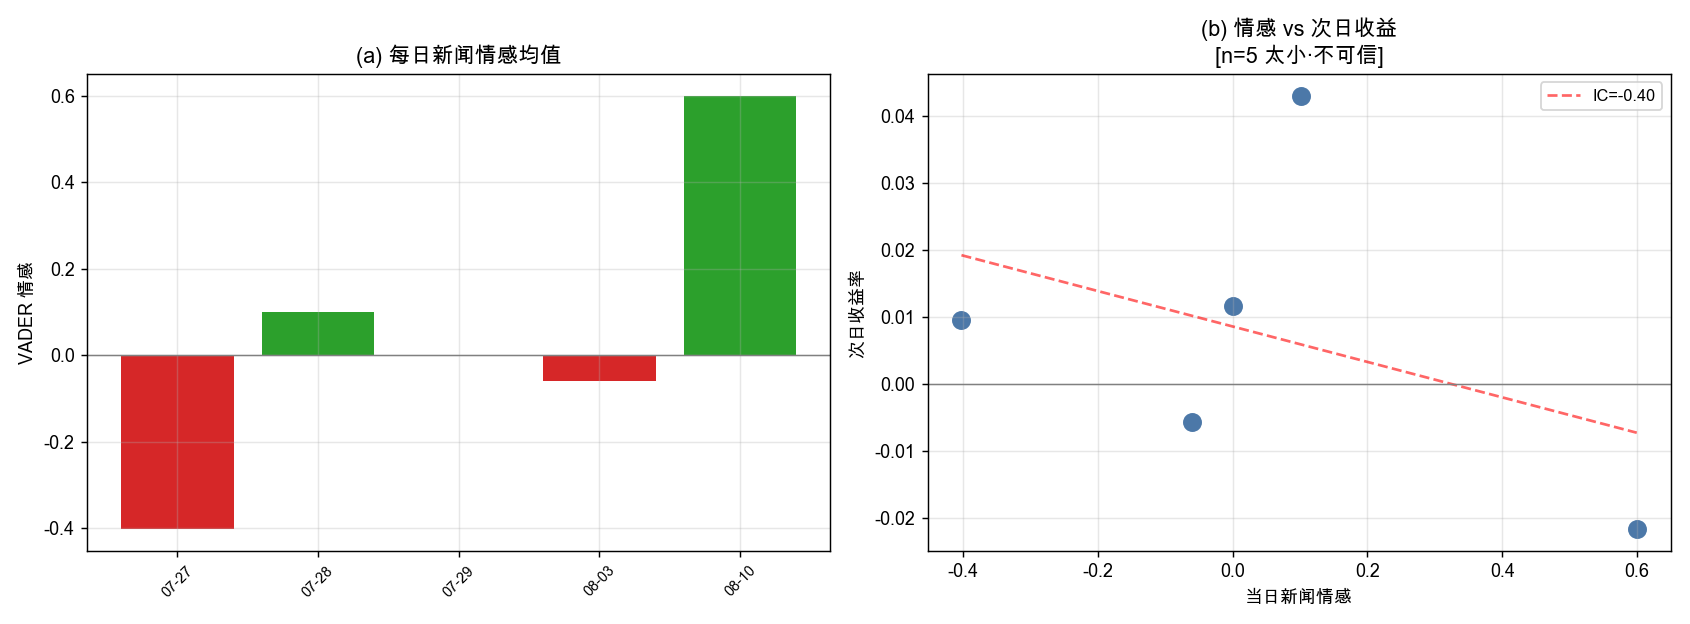

Recreate this plot in Python.
"""
项目5：金融新闻 → 情感信号 → 收益（P2 护城河：最小可用管线 v1）
=========================================================
这是"另类数据/NLP 量化"的核心骨架，4 步：
  1) 取文本  —— 腾讯(0700.HK)近期财经新闻标题（yfinance 免费tier，仅~10条）
  2) 抽情感  —— v1 用 VADER 词典法（轻量、免key）；真正该用 FinBERT/LLM
  3) 对齐    —— 把"某天的新闻情感"对齐到"次日的股票收益"
  4) 检验    —— 情感能否预测收益？（相关系数 / 信息系数 IC）

⚠️ 诚信声明：免费新闻只有~10条、覆盖2周，样本太小，结论无统计意义。
   本脚本演示【方法】，不是【证据】。真信号需要数千条新闻×数年。
运行：python3 05_news_sentiment_signal.py
"""
import yfinance as yf
import pandas as pd
import numpy as np
import matplotlib.pyplot as plt
from vaderSentiment.vaderSentiment import SentimentIntensityAnalyzer

plt.rcParams['font.sans-serif'] = ['Arial Unicode MS', 'Heiti TC', 'PingFang SC']
plt.rcParams['axes.unicode_minus'] = False

TICKER = "0700.HK"

# ============================================================
# 1) 取文本：新闻标题 + 日期
# ============================================================
news = yf.Ticker(TICKER).news
rows = []
for it in news:
    c = it.get("content", it)
    title = c.get("title", "")
    date = pd.to_datetime(c.get("pubDate")).date()      # 只取日期
    rows.append({"date": date, "title": title})
news_df = pd.DataFrame(rows).sort_values("date").reset_index(drop=True)
print(f"=== 抓到 {len(news_df)} 条新闻 ===")

# ============================================================
# 2) 抽情感：VADER compound (-1 最负, +1 最正)
#    词典法：按词查表加减分。快、免key，但不懂金融语境。
# ============================================================
analyzer = SentimentIntensityAnalyzer()
news_df["sentiment"] = news_df["title"].apply(lambda t: analyzer.polarity_scores(t)["compound"])
print("\n=== 每条标题 + VADER 情感 ===")
for _, r in news_df.iterrows():
    print(f"  {r['sentiment']:+.2f}  {r['date']}  {r['title'][:60]}")

# 按天聚合：同一天多条新闻取平均
daily = news_df.groupby("date")["sentiment"].mean().rename("sentiment")

# ============================================================
# 3) 取收益，并把"当天情感"对齐到"次日收益"
# ============================================================
df = yf.download(TICKER, start="2026-07-20", end="2026-08-12", auto_adjust=True)
if isinstance(df.columns, pd.MultiIndex):
    df.columns = df.columns.get_level_values(0)
df["Return"] = df["Close"].pct_change()
rets = df["Return"].dropna()

def next_day_return(d):
    """新闻日期 d 之后第一个交易日的收益（防偷看未来：只用当时已知信息）"""
    fut = rets[rets.index > pd.Timestamp(d)]
    return fut.iloc[0] if len(fut) else np.nan

aligned = pd.DataFrame({"sentiment": daily})
aligned["next_ret"] = [next_day_return(d) for d in aligned.index]
aligned = aligned.dropna()
print("\n=== 对齐后的样本（情感 vs 次日收益）===")
print(aligned.round(4))

# ============================================================
# 4) 检验：相关系数（金融里叫信息系数 IC）
# ============================================================
corr = aligned["sentiment"].corr(aligned["next_ret"])
print("\n" + "=" * 60)
print(f"情感 vs 次日收益 的相关系数(IC) = {corr:+.3f}")
print(f"样本量 n = {len(aligned)}（个交易日）")
print("=" * 60)
print("⚠️ n 太小，这个相关系数【没有统计意义】，只演示方法。")
print("   真要验证信号，需要 n=数百~数千，且要做样本外检验（见项目4）。")

# ============================================================
# 5) 画图：情感条 + 散点
# ============================================================
fig, axes = plt.subplots(1, 2, figsize=(13, 4.8))

ax = axes[0]
colors = ['#2ca02c' if v >= 0 else '#d62728' for v in aligned["sentiment"]]
ax.bar(range(len(aligned)), aligned["sentiment"], color=colors)
ax.axhline(0, color='gray', lw=0.8)
ax.set_xticks(range(len(aligned)))
ax.set_xticklabels([d.strftime('%m-%d') for d in aligned.index], rotation=45, fontsize=8)
ax.set_title("(a) 每日新闻情感均值", fontsize=12)
ax.set_ylabel("VADER 情感"); ax.grid(alpha=0.3)

ax = axes[1]
ax.scatter(aligned["sentiment"], aligned["next_ret"], s=90, color='#4C78A8')
# 拟合线（仅示意，n太小不可信）
if len(aligned) >= 3:
    m, b = np.polyfit(aligned["sentiment"], aligned["next_ret"], 1)
    xs = np.linspace(aligned["sentiment"].min(), aligned["sentiment"].max(), 50)
    ax.plot(xs, m*xs + b, '--', color='red', alpha=0.6, label=f"IC={corr:+.2f}")
ax.axhline(0, color='gray', lw=0.8)
ax.set_title("(b) 情感 vs 次日收益\n[n=5 太小·不可信]", fontsize=12)
ax.set_xlabel("当日新闻情感"); ax.set_ylabel("次日收益率")
ax.legend(fontsize=9); ax.grid(alpha=0.3)

plt.tight_layout()
out = "05_news_sentiment_signal.png"
plt.savefig(out, dpi=130)
print(f"\n图已保存: {out}")
